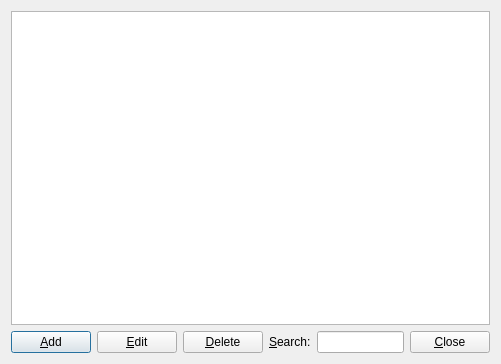
<?xml version="1.0" encoding="UTF-8"?>
<ui version="4.0">
 <class>databaseWindow</class>
 <widget class="QDialog" name="databaseWindow">
  <property name="geometry">
   <rect>
    <x>0</x>
    <y>0</y>
    <width>501</width>
    <height>364</height>
   </rect>
  </property>
  <property name="windowTitle">
   <string>FlashKard Database</string>
  </property>
  <layout class="QVBoxLayout" name="verticalLayout">
   <item>
    <widget class="QTreeView" name="databaseTreeView">
     <property name="editTriggers">
      <set>QAbstractItemView::NoEditTriggers</set>
     </property>
     <property name="alternatingRowColors">
      <bool>true</bool>
     </property>
     <property name="uniformRowHeights">
      <bool>true</bool>
     </property>
     <property name="itemsExpandable">
      <bool>false</bool>
     </property>
    </widget>
   </item>
   <item>
    <layout class="QHBoxLayout" name="horizontalLayout">
     <item>
      <widget class="QPushButton" name="addButton">
       <property name="text">
        <string>&amp;Add</string>
       </property>
      </widget>
     </item>
     <item>
      <widget class="QPushButton" name="editButton">
       <property name="text">
        <string>&amp;Edit</string>
       </property>
      </widget>
     </item>
     <item>
      <widget class="QPushButton" name="deleteButton">
       <property name="text">
        <string>&amp;Delete</string>
       </property>
      </widget>
     </item>
     <item>
      <widget class="QLabel" name="searchLabel">
       <property name="text">
        <string>&amp;Search:</string>
       </property>
       <property name="buddy">
        <cstring>searchText</cstring>
       </property>
      </widget>
     </item>
     <item>
      <widget class="QLineEdit" name="searchText">
       <property name="text">
        <string/>
       </property>
      </widget>
     </item>
     <item>
      <widget class="QPushButton" name="closeButton">
       <property name="text">
        <string>&amp;Close</string>
       </property>
      </widget>
     </item>
    </layout>
   </item>
  </layout>
 </widget>
 <resources/>
 <connections/>
</ui>
